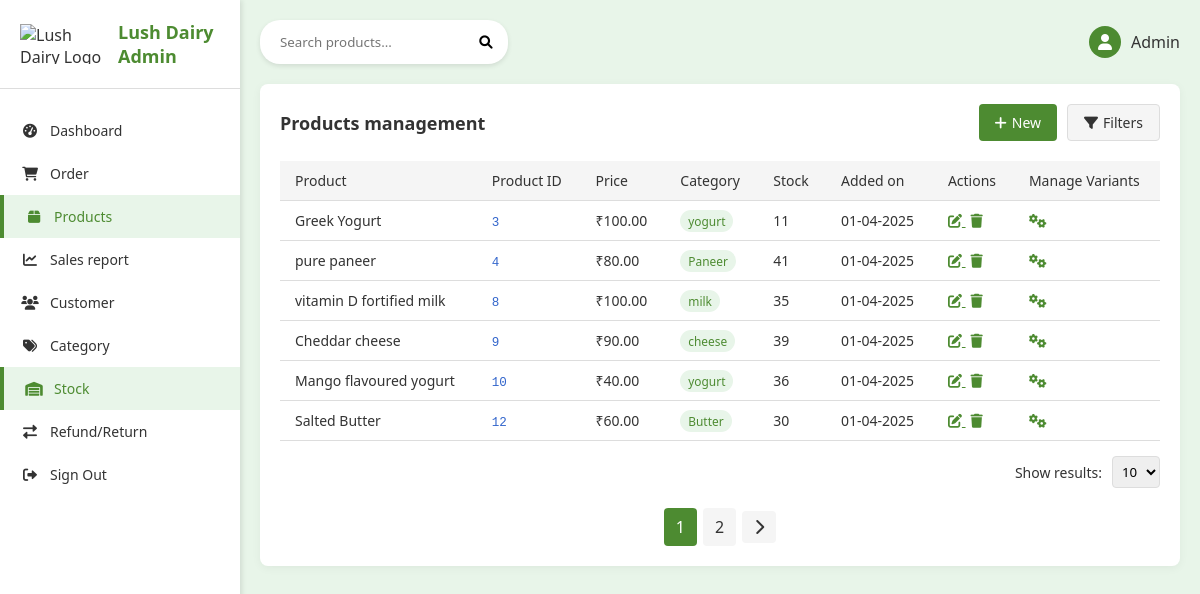
Screenshot of /accounts/products/ with the database file from the repository.
### accounts/models.py (models this page shows, shortened)
class Product(models.Model):
    name = models.CharField(max_length=255, default="Unnamed Product")
    price = models.DecimalField(max_digits=10, decimal_places=2, default=0.00)
    description = models.TextField(blank=True, default="No description available.")
    composition = models.TextField(blank=True, default="No description available.")
    category = models.ForeignKey(Category, on_delete=models.CASCADE, default=1)
    discounted_price = models.DecimalField(max_digits=10, decimal_places=2, default=0.00)
    is_deleted = models.BooleanField(default=False)
    is_blocked = models.BooleanField(default=False)
    is_listed = models.BooleanField(default=True)
    average_rating = models.FloatField(default=0.0)
    specs = models.TextField(blank=True)
    created_at = models.DateTimeField(default=timezone.now)
    main_image = models.ImageField(upload_to='products/', blank=True, null=True, default='default.jpeg')
    images = models.ImageField(upload_to='product_images/', blank=True, null=True)
    @property
    def stock(self):
        return self.variants.aggregate(total=models.Sum('stock'))['total'] or 0

class Category(models.Model):
    STATUS_CHOICES = (
        ('active', 'Active'),
        ('inactive', 'Inactive'),
    )
    name = models.CharField(max_length=100, unique=True)
    created_at = models.DateTimeField(default=timezone.now)
    is_deleted = models.BooleanField(default=False)
    number_of_products = models.PositiveIntegerField(default=0)
    status = models.CharField(max_length=10, choices=STATUS_CHOICES, default='active')
    discount_percentage = models.DecimalField(max_digits=5, decimal_places=2, default=0.00)
    offer_text = models.CharField(max_length=255, blank=True, null=True)
    is_available = models.BooleanField(default=True)
    is_blocked = models.BooleanField(default=False)
    objects = CategoryManager()
    all_objects = models.Manager()
    def __str__(self):
        return self.name

### accounts/views.py (the view)
# urls.py: path('accounts/products/', views.product_list, name='product_list'),
def product_list(request):
    query = request.GET.get('q')
    products = Product.objects.filter(is_deleted=False)
    if query:
        products = products.filter(
            Q(name__icontains=query) |
            Q(description__icontains=query)
        )
    paginator = Paginator(products, 6)  # 6 products per page
    page_number = request.GET.get('page')
    page_obj = paginator.get_page(page_number)
    context = {
        'page_obj': page_obj,
        'query': query,
    }
    return render(request, 'admin_panel/product_list.html', context)

### templates/admin_panel/product_list.html (shortened to what this page needs)
{% extends 'admin_panel/base.html' %}
{% load static %}
{% block content %}
<!DOCTYPE html>
<html lang="en">
<head>
  <link href="https://cdnjs.cloudflare.com/ajax/libs/font-awesome/6.0.0-beta3/css/all.min.css" rel="stylesheet">
</head>
<body>
  <div class="container">
    <div class="sidebar">
      <div class="logo">
            <img src="{% static 'images/logo.png' %}" alt="Lush Dairy Logo">
        <h2>Lush Dairy Admin</h2>
      </div>
      <div class="nav-menu">
        <a href="{% url 'admin_panel:admin_dashboard' %}" class="nav-item">
          <i class="fas fa-tachometer-alt"></i> Dashboard
        </a>
        <a href="{% url 'admin_panel:admin_order_list' %}" class="nav-item">
          <i class="fas fa-shopping-cart"></i> Order
        </a>
        <a href="{% url 'admin_panel:product_list' %}" class="nav-item active">
          <i class="fas fa-box"></i> Products
        </a>
        <a href="#" class="nav-item">
          <i class="fas fa-chart-line"></i> Sales report
        </a>
        <a href="{% url 'admin_panel:user_list' %}" class="nav-item">
          <i class="fas fa-users"></i> Customer
        </a>
        <a href="{% url 'admin_panel:category_list' %}" class="nav-item">
          <i class="fas fa-tags"></i> Category
        </a>
        <a href="{% url 'admin_panel:inventory_list' %}" class="nav-item active"><i class="fas fa-warehouse"></i> Stock</a>
        <a href="{% url 'admin_panel:admin_return_requests' %}" class="nav-item">
          <i class="fas fa-exchange-alt"></i> Refund/Return
        </a>
        <a href="{% url 'admin_panel:admin_logout' %}" class="nav-item">
          <i class="fas fa-sign-out-alt"></i> Sign Out
        </a>
      </div>
    </div>
    <div class="main-content">
      <div class="header">
        <div class="search-bar">
  <form method="get" action="{% url 'admin_panel:product_list' %}">
    <input type="text" name="q" placeholder="Search products..." value="{{ request.GET.q }}">
    <button type="submit"><i class="fas fa-search"></i></button>
  </form>
</div>
        <div class="user-info">
          <div class="avatar">
            <i class="fas fa-user"></i>
          </div>
          <span>Admin</span>
        </div>
      </div>
      <div class="products-section">
        <div class="section-header">
          <h2 class="section-title">Products management</h2>
          <div class="filters">
            <a href="{% url 'admin_panel:add_product' %}" class="btn btn-primary">
              <i class="fas fa-plus"></i> New
            </a>
            <button class="btn btn-secondary">
              <i class="fas fa-filter"></i> Filters
            </button>
          </div>
        </div>
        {% if page_obj %}
          <table class="products-table">
            <thead>
              <tr>
                <th>Product</th>
                <th>Product ID</th>
                <th>Price</th>
                <th>Category</th>
                <th>Stock</th>
                <th>Added on</th>
                <th>Actions</th>
                <th>Manage Variants</th>
              </tr>
            </thead>
            <tbody>
              {% for product in page_obj %}
                <tr>
                  <td>{{ product.name }}</td>
                  <td><span class="product-id">{{ product.id }}</span></td>
                  <td>₹{{ product.price }}</td>
                  <td><span class="category-tag">{{ product.category }}</span></td>
                  <td>{{ product.stock|default:"0" }}</td>
                  <td>{{ product.added_on|date:"d-m-Y"|default:"01-04-2025" }}</td>
                  <td>
                    <a href="{% url 'admin_panel:edit_product' product.id %}" class="action-btn">
                      <i class="fas fa-edit"></i>
                    </a>
                    <a href="{% url 'admin_panel:delete_product' product.id %}" onclick="return confirm('Are you sure you want to delete this product?')" class="action-btn">
                      <i class="fas fa-trash"></i>
                    </a>
                  </td>
                  <td>
                    <a href="{% url 'admin_panel:manage_variants' product.id %}" class="action-btn" title="Manage Variants">
    <i class="fas fa-cogs"></i>
  </a>
</td>
                </tr>
              {% endfor %}
            </tbody>
          </table>
          <div class="show-results">
            Show results:
            <select onchange="changeResultsPerPage(this.value)">
              <option value="10" {% if page_obj.paginator.per_page == 10 %}selected{% endif %}>10</option>
            </select>
          </div>
          <div class="pagination">
            {% for num in page_obj.paginator.page_range %}
              {% if page_obj.number == num %}
                <span class="current">{{ num }}</span>
              {% elif num > page_obj.number|add:'-3' and num < page_obj.number|add:'3' %}
                <a href="?q={{ request.GET.q }}&page={{ num }}">{{ num }}</a>
              {% endif %}
            {% endfor %}
            {% if page_obj.has_next %}
              <a href="?q={{ request.GET.q }}&page={{ page_obj.next_page_number }}"><i class="fas fa-chevron-right"></i></a>
            {% endif %}
          </div>
        {% else %}
          <div class="empty-state">
            <p>No products available.</p>
            <a href="{% url 'admin_panel:add_product' %}" class="btn btn-primary">Add your first product</a>
          </div>
        {% endif %}
      </div>
    </div>
  </div>
</body>
</html>
{% endblock %}

### templates/admin_panel/product_list.html (style rules this page uses)
:root { --primary-color: #4d8b31; --secondary-color: #e8f5e9; --text-color: #333; --light-gray: #f5f5f5; --border-color: #ddd; --accent-color: #388e3c; }
* { margin: 0; padding: 0; box-sizing: border-box; font-family: 'Segoe UI', Tahoma, Geneva, Verdana, sans-serif; }
body { background-color: var(--secondary-color); color: var(--text-color); }
.container { display: flex; min-height: 100vh; }
.sidebar { width: 240px; background-color: white; box-shadow: 2px 0 5px rgba(0, 0, 0, 0.1); padding: 20px 0; }
.logo { padding: 0 20px 20px; border-bottom: 1px solid var(--border-color); display: flex; align-items: center; }
.logo img { height: 40px; margin-right: 10px; }
.logo h2 { color: var(--primary-color); font-size: 18px; }
.nav-menu { margin-top: 20px; }
.nav-item { padding: 12px 20px; display: flex; align-items: center; color: var(--text-color); text-decoration: none; transition: all 0.3s; font-size: 14px; }
.nav-item:hover, .nav-item.active { background-color: var(--secondary-color); color: var(--primary-color); border-left: 4px solid var(--primary-color); }
.nav-item i { margin-right: 10px; width: 20px; text-align: center; }
.main-content { flex-grow: 1; padding: 20px; }
.header { display: flex; justify-content: space-between; align-items: center; margin-bottom: 20px; }
.search-bar { display: flex; align-items: center; background-color: white; border-radius: 20px; padding: 8px 15px; box-shadow: 0 2px 5px rgba(0, 0, 0, 0.1); }
.search-bar input { border: none; outline: none; padding: 5px; width: 200px; }
.search-bar button { background: transparent; border: none; cursor: pointer; }
.user-info { display: flex; align-items: center; }
.user-info .avatar { width: 32px; height: 32px; border-radius: 50%; background-color: var(--primary-color); color: white; display: flex; align-items: center; justify-content: center; margin-right: 10px; }
.products-section { background-color: white; border-radius: 8px; padding: 20px; box-shadow: 0 2px 10px rgba(0, 0, 0, 0.05); }
.section-header { display: flex; justify-content: space-between; align-items: center; margin-bottom: 20px; }
.section-title { font-size: 18px; font-weight: 600; color: var(--text-color); }
.btn { padding: 8px 16px; border-radius: 4px; cursor: pointer; font-weight: 500; text-decoration: none; display: inline-flex; align-items: center; font-size: 14px; }
.btn-primary { background-color: var(--primary-color); color: white; border: none; }
.btn-secondary { background-color: var(--light-gray); color: var(--text-color); border: 1px solid var(--border-color); }
.btn i { margin-right: 5px; }
.filters { display: flex; gap: 10px; }
.products-table { width: 100%; border-collapse: collapse; margin-top: 10px; }
.products-table th { background-color: var(--light-gray); padding: 10px 15px; text-align: left; font-weight: 500; color: var(--text-color); font-size: 14px; }
.products-table tr { border-bottom: 1px solid var(--border-color); }
.products-table td { padding: 10px 15px; font-size: 14px; }
.action-btn { background: none; border: none; cursor: pointer; color: var(--primary-color); margin-right: 5px; }
.pagination { display: flex; justify-content: center; margin-top: 20px; align-items: center; }
.pagination a, .pagination span { display: inline-flex; align-items: center; justify-content: center; padding: 8px 12px; margin: 0 3px; border-radius: 4px; min-width: 30px; text-align: center; }
.pagination .current { background-color: var(--primary-color); color: white; }
.pagination a { color: var(--text-color); text-decoration: none; background-color: var(--light-gray); }
.product-id { color: #3366cc; font-size: 0.9em; font-family: monospace; }
.category-tag { padding: 3px 8px; border-radius: 12px; font-size: 0.85em; background-color: var(--secondary-color); color: var(--primary-color); }
.show-results { display: flex; align-items: center; justify-content: flex-end; margin-top: 15px; font-size: 14px; }
.show-results select { margin-left: 10px; padding: 5px; border-radius: 4px; border: 1px solid var(--border-color); }

### rows the page displays
Product: name "Greek Yogurt", id "3", price "100.00", category "yogurt", stock "11", added_on "01-04-2025"
Product: name "pure paneer", id "4", price "80.00", category "Paneer", stock "41", added_on "01-04-2025"
Product: name "vitamin D fortified milk", id "8", price "100.00", category "milk", stock "35", added_on "01-04-2025"
Product: name "Cheddar cheese", id "9", price "90.00", category "cheese", stock "39", added_on "01-04-2025"
Product: name "Mango flavoured yogurt", id "10", price "40.00", category "yogurt", stock "36", added_on "01-04-2025"
Product: name "Salted Butter", id "12", price "60.00", category "Butter", stock "30", added_on "01-04-2025"

### other values shown
{{ num }} "1"
{{ num }} "2"
